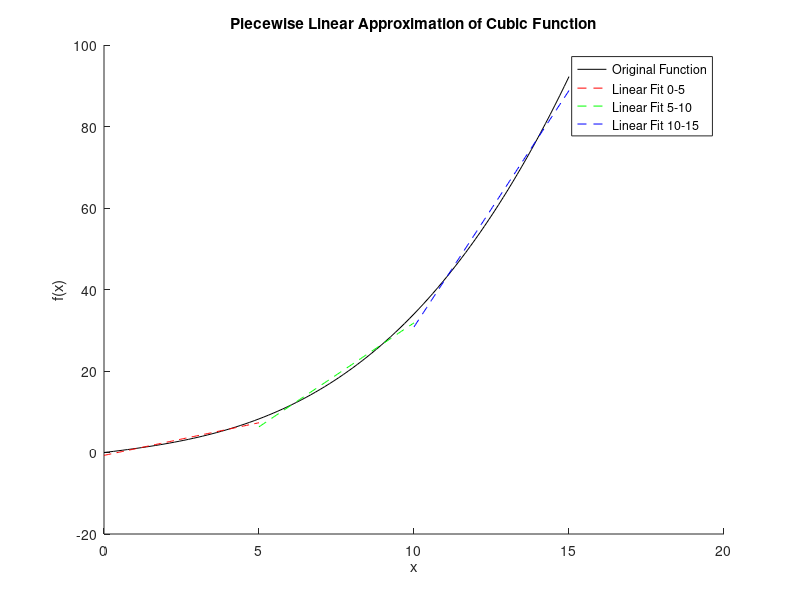

The MATLAB script that drew this image:
% 定义函数和区间
a = 0.02;
b = 0.05;
c = 0.9;
f = @(x) a * abs(x).^3 + b * x.^2 + c * abs(x);

% 定义x的范围
x = linspace(0, 15, 100);

% 定义三段区间
x1 = linspace(0, 5, 100);
x2 = linspace(5, 10, 100);
x3 = linspace(10, 15, 100);

% 计算三段函数值
y1 = f(x1);
y2 = f(x2);
y3 = f(x3);

% 线性拟合三段函数
p1 = polyfit(x1, y1, 1);
p2 = polyfit(x2, y2, 1);
p3 = polyfit(x3, y3, 1);

% 生成拟合直线的值
y1_fit = polyval(p1, x1);
y2_fit = polyval(p2, x2);
y3_fit = polyval(p3, x3);

% 输出线性拟合方程式
fprintf('Linear fit for interval 0-5: y = %.4fx + %.4f\n', p1(1), p1(2));
fprintf('Linear fit for interval 5-10: y = %.4fx + %.4f\n', p2(1), p2(2));
fprintf('Linear fit for interval 10-15: y = %.4fx + %.4f\n', p3(1), p3(2));

% 绘图
figure;
hold on;
plot(x, f(x), 'k-', 'DisplayName', 'Original Function');
plot(x1, y1_fit, 'r--', 'DisplayName', 'Linear Fit 0-5');
plot(x2, y2_fit, 'g--', 'DisplayName', 'Linear Fit 5-10');
plot(x3, y3_fit, 'b--', 'DisplayName', 'Linear Fit 10-15');
legend('show');
xlabel('x');
ylabel('f(x)');
title('Piecewise Linear Approximation of Cubic Function');
hold off;

